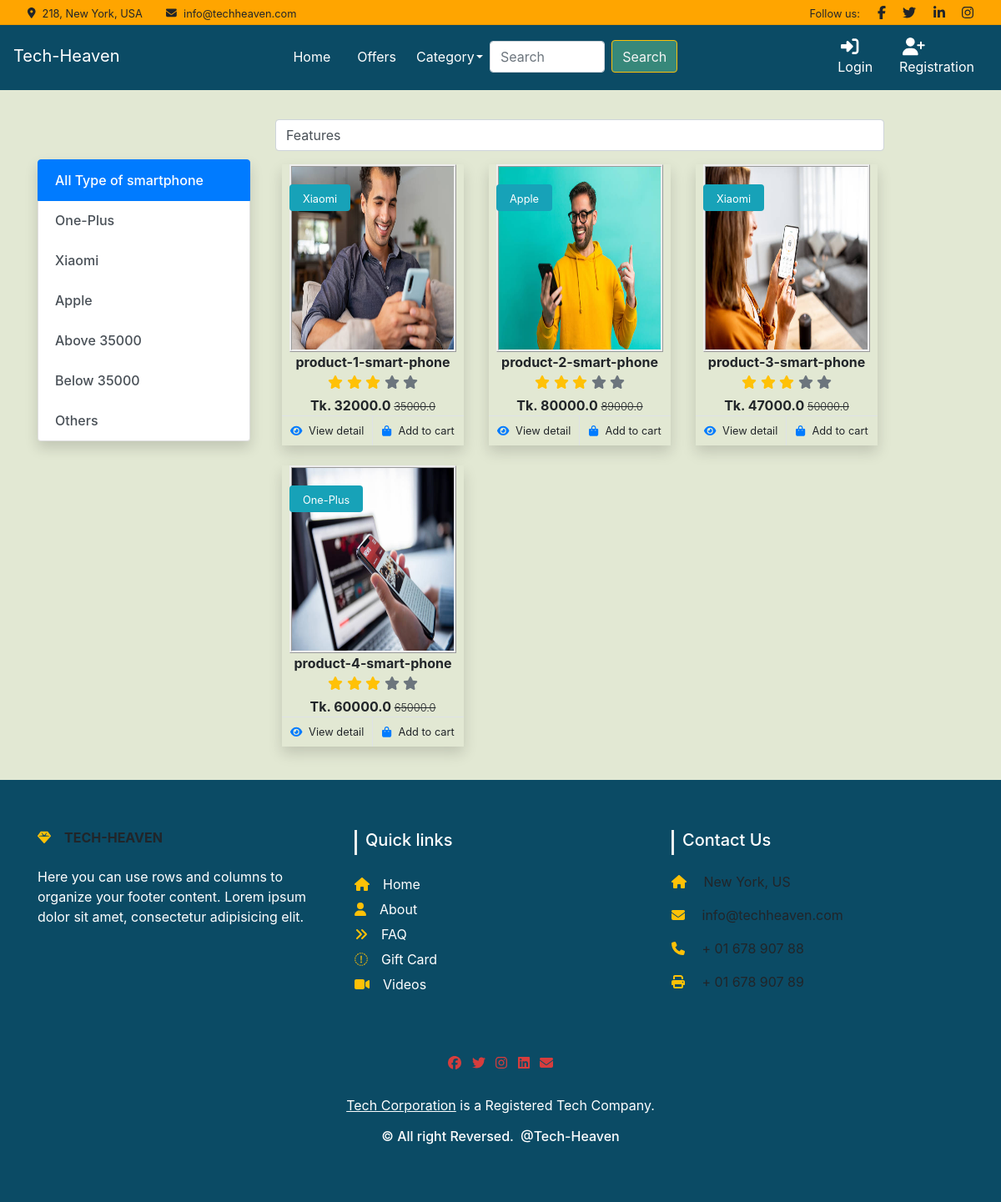
Screenshot of /smartphone/ with the database file from the repository.
### Shop/models.py (models this page shows, shortened)
class Product(models.Model):
    title = models.CharField(max_length=100)
    selling_price = models.FloatField()
    discounted_price = models.FloatField()
    description = models.TextField()
    brand = models.CharField(max_length=100)
    category = models.CharField(choices=CATEGORY_CHOICES, max_length = 3)
    product_image = models.ImageField(upload_to='productPhoto')

### Shop/views.py (the view)
# urls.py: path('smartphone/', views.smartphone, name='smartphone'),
def smartphone(request, data = None):
    if data == None:
        smartphones = Product.objects.filter(category = 'SP')
    elif data == 'One-Plus' or data == 'Xiaomi' or data == 'Apple' or data == 'Others':
         smartphones = Product.objects.filter(category = 'SP').filter(brand = data)
    elif data == 'below':
         smartphones = Product.objects.filter(category = 'SP').filter(discounted_price__lte =  35000)
    elif data == 'above':
         smartphones = Product.objects.filter(category = 'SP').filter(discounted_price__gt = 35000)
    return render(request, 'Shop/category-page/smartphone.html', {'smartphones':  smartphones})

### Shop/templates/Shop/category-page/smartphone.html (shortened to what this page needs)
{% extends 'Shop/common/base.html' %}
{% load static %}
{% block css%}<link rel="stylesheet" href="{% static 'Shop/css/category.css' %}"> {% endblock css%}
{% block main-content %}
<div class="container my-6">
    <div class="row">
        <div class="col-sm-3">
            <div class="list-group shadow my-5">
                <a href="{% url 'smartphone' %}" class="list-group-item list-group-item-action active" aria-current="true">
                    All Type of smartphone
                </a>
                <a href="{% url 'smartphoneitem' 'One-Plus' %}" class="list-group-item list-group-item-action">One-Plus</a>
                <a href="{% url 'smartphoneitem' 'Xiaomi' %}" class="list-group-item list-group-item-action">Xiaomi</a>
                <a href="{% url 'smartphoneitem' 'Apple' %}" class="list-group-item list-group-item-action">Apple</a>
                <a href="{% url 'smartphoneitem' 'above' %}" class="list-group-item list-group-item-action">Above 35000</a>
                <a href="{% url 'smartphoneitem' 'below' %}" class="list-group-item list-group-item-action">Below 35000</a>
                <a href="{% url 'smartphoneitem' 'Others' %}" class="list-group-item list-group-item-action">Others</a>
            </div>
        </div>
        <div class="col-sm-8">
            <div class="d-flex">
                <select class="form-control">
                        <option>Features</option>
                </select>
            </div>
            <div class="row  px-2 py-3">
                {% for prd in  smartphones %}
                <div class="col-sm-4 text-center mb-4">
                        <div class="item shadow" id="custom-item">
                            <img src="{{prd.product_image.url}}" alt="" class="cate-img">
                            <div class="bg-info rounded text-white position-absolute start-0 top-0 m-4 py-1 px-3"><small>{{prd.brand}}</small></div>
                            <div class="fw-bold">{{prd.title}}</div>
                            <ul class="list-unstyled d-flex justify-content-center mb-1">
                                <li>
                                    <i class="text-warning fa fa-star"></i>
                                    <i class="text-warning fa fa-star"></i>
                                    <i class="text-warning fa fa-star"></i>
                                    <i class="text-muted fa fa-star"></i>
                                    <i class="text-muted fa fa-star"></i>
                                </li>
                            </ul>
                            <div class="fw-bold">Tk. {{prd.discounted_price}} <small
                                    class="fw-light text-decoration-line-through">{{prd.selling_price}}</small>
                            </div>
                            <div class="d-flex border-top">
                                <small class="w-50 text-center border-end py-2">
                                    <a class="text-body" href="{% url 'product-details' prd.id %}"><i class="fa fa-eye text-primary me-2"></i>View detail</a>
                                </small>
                                <small class="w-50 text-center py-2">
                                    <a class="text-body" href="{% url 'product-details' prd.id %}"><i class="fa fa-shopping-bag text-primary me-2"></i>Add to cart</a>
                                </small>
                            </div>
                        </div>
                    </div>
                {% endfor %}
            </div>
        </div>
    </div>
</div>
{% endblock main-content %}

### Shop/static/Shop/css/style.css (style rules this page uses)
.tech { background-color: #d8e0c3b8; }
.list-group-item, .custom-list-cat { position: relative; display: block; padding: 0.75rem 1.25rem; margin-bottom: -1px; background-color: #a9d7da; color: darkgreen; font-weight: 500; }

### Shop/static/Shop/css/category.css (style rules this page uses)
.cate-img { vertical-align: middle; border-style:ridge; width: 200px; height: 225px; }
#custom-item { border: blue; }

### rows the page displays
Product: product_image (picture), brand "Xiaomi", title "product-1-smart-phone", discounted_price "32000.0", selling_price "35000.0"
Product: product_image (picture), brand "Apple", title "product-2-smart-phone", discounted_price "80000.0", selling_price "89000.0"
Product: product_image (picture), brand "Xiaomi", title "product-3-smart-phone", discounted_price "47000.0", selling_price "50000.0"
Product: product_image (picture), brand "One-Plus", title "product-4-smart-phone", discounted_price "60000.0", selling_price "65000.0"
